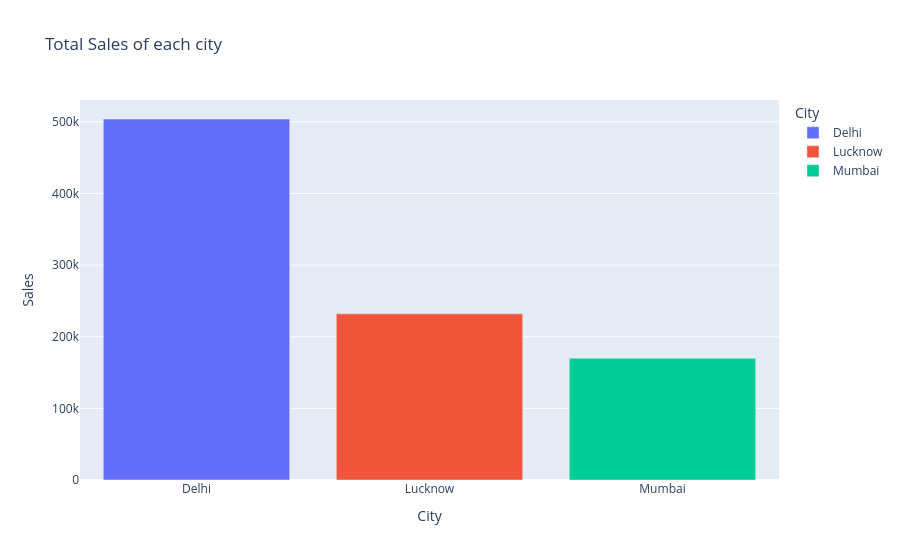

The code cell stored with this chart in its notebook:
### Code cell
# Q6
product_sales = df.groupby("City")["Sales"].sum().reset_index()

fig = px.bar(
    product_sales,
    x="City",
    y="Sales",
    title="Total Sales of each city",
    color="City"
)

fig.show()

### Figure 1 — Plotly figure (JSON) as saved in the notebook; plotly's stock layout.template omitted (floating-point values rounded to 4 significant figures)
{"data": [{"hovertemplate": "City=%{x}<br>Sales=%{y}<extra></extra>", "legendgroup": "Delhi", "marker": {"color": "#636efa", "pattern": {"shape": ""}}, "name": "Delhi", "orientation": "v", "showlegend": true, "textposition": "auto", "type": "bar", "x": ["Delhi"], "xaxis": "x", "y": [504000], "yaxis": "y"}, {"hovertemplate": "City=%{x}<br>Sales=%{y}<extra></extra>", "legendgroup": "Lucknow", "marker": {"color": "#EF553B", "pattern": {"shape": ""}}, "name": "Lucknow", "orientation": "v", "showlegend": true, "textposition": "auto", "type": "bar", "x": ["Lucknow"], "xaxis": "x", "y": [232000], "yaxis": "y"}, {"hovertemplate": "City=%{x}<br>Sales=%{y}<extra></extra>", "legendgroup": "Mumbai", "marker": {"color": "#00cc96", "pattern": {"shape": ""}}, "name": "Mumbai", "orientation": "v", "showlegend": true, "textposition": "auto", "type": "bar", "x": ["Mumbai"], "xaxis": "x", "y": [170000], "yaxis": "y"}], "layout": {"barmode": "relative", "legend": {"title": {"text": "City"}, "tracegroupgap": 0}, "title": {"text": "Total Sales of each city"}, "xaxis": {"anchor": "y", "categoryarray": ["Delhi", "Lucknow", "Mumbai"], "categoryorder": "array", "domain": [0, 1], "title": {"text": "City"}}, "yaxis": {"anchor": "x", "domain": [0, 1], "title": {"text": "Sales"}}}}
